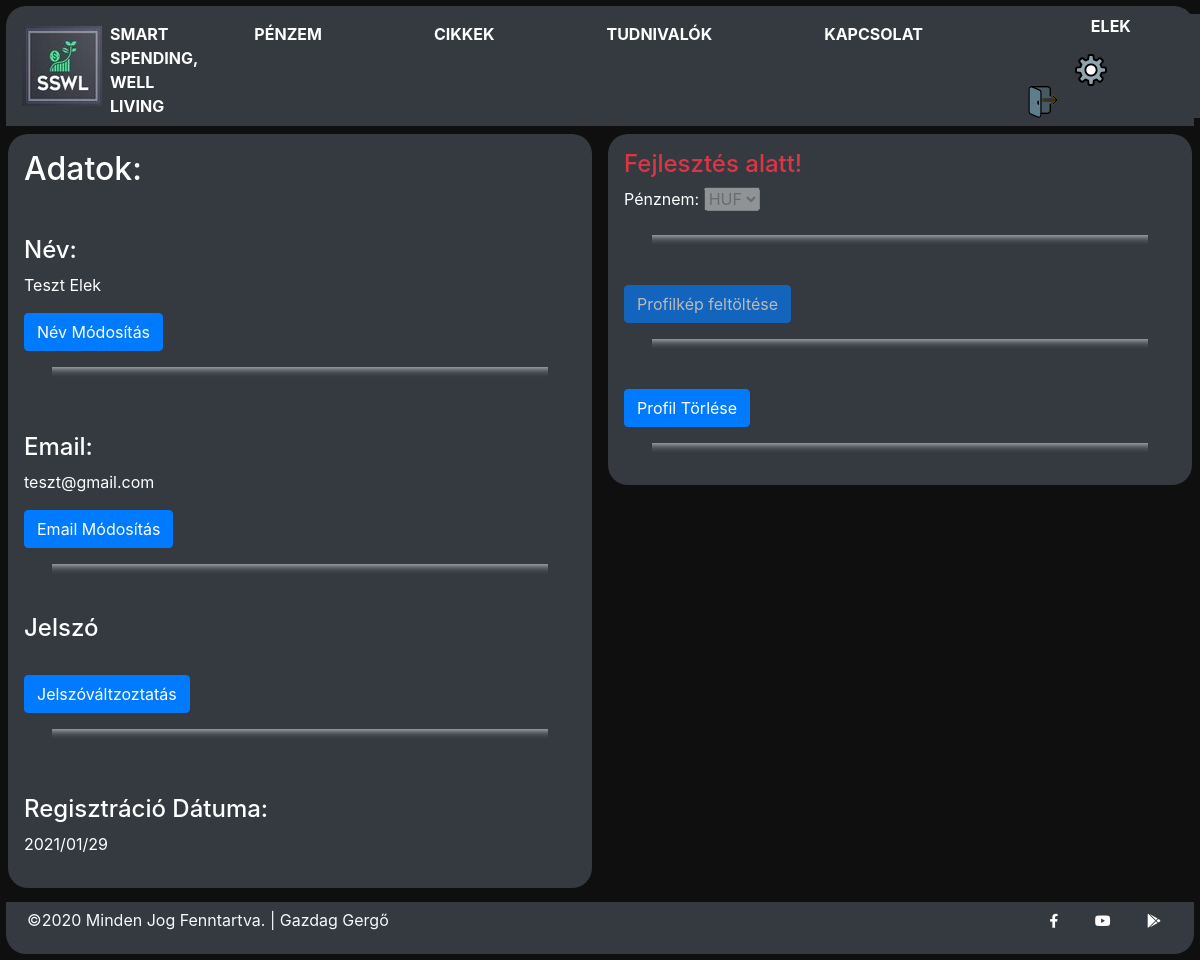
Page /profile.php (signed in) on the committed database.
### tables this page shows
CREATE TABLE `account` (
  `id` int(10) NOT NULL,
  `f_name` varchar(20) NOT NULL,
  `l_name` varchar(20) NOT NULL,
  `email` varchar(64) NOT NULL,
  `pwd` varchar(128) NOT NULL,
  `reg_date` date NOT NULL
);

### class/database.class.php (called while the page is built)
<?php
class Database{
    protected $host;
    protected $user;
    protected $pwd;
    protected $db_Name;
    protected function __construct($host, $user, $pwd, $db_Name) {
        $this->host = $host;
        $this->user = $user;
        $this->pwd = $pwd;
        $this->db_Name = $db_Name;
    }
    protected function connect() {
        $db_Con = new PDO("mysql:dbname=$this->db_Name;host=$this->host", $this->user, $this->pwd);
        return $db_Con;
        }
}

### class/stmt.class.php (called while the page is built, shortened)
<?php
require "database.class.php";
class Stmt extends Database{
    private $db_Con;
    public function __construct($host, $user, $pwd, $db_Name) {
        $this->db_Con = parent::connect();
        $this->db_Con->query("SET NAMES utf8");
    }
    public function get_PublicUserData($userId) {
        $stmt = $this->db_Con->prepare("SELECT f_name,email,pwd FROM account WHERE id=?");
        $stmt->bindParam(1, $userId);
        $stmt->execute();
        return $stmt->fetch();
    }
    public function sql_SelectUserData($userId) {
        $stmt = $this->db_Con->prepare("SELECT f_name,l_name,email,reg_date FROM account WHERE id=?");
        $stmt->bindParam(1, $userId);
        $stmt->execute();
        $data=array();
        while($row = $stmt->fetch(PDO::FETCH_ASSOC))
           {
            $data[]=$row;
           }
           return $data;
    }
}

### class/user.class.php (called while the page is built, shortened)
<?php
class User{
    private $stmt;
    public function __construct() {
        $this->stmt = new Stmt(HOST, USER, PWD, DBNAME);
    }
    public function loginCheck() {
        $userData = $this->stmt->get_PublicUserData($_SESSION['userId']);
            if(!empty($userData)) {
                $this->f_name = $userData['f_name'];
                return true;
            }
            else {
                return false;
            }
    }
    public function user_data(){
        $row= $this->stmt->sql_SelectUserData($_SESSION['userId']);
        return $row;
    }
}

### profile.php (the view, shortened to what this page needs)
<?php require "header.php";
?>
<div id="nav_menu">
    <?php  require "nav_menu.php";  ?>
</div>
</head>
<body>
<div id="content" class="container-fluid h-100">
    <div class="row h-100">
        <div class="col col-md-6 id="oszlop">
            <div class="box bg-dark text-white m-2 p-3" >
            <h2>Adatok:</h2>
                <?php $row = $user->user_data();  ?>
                    <?php foreach ((array)$row as $user_data){
                        $date=date_create($user_data["reg_date"]);
                    ?>
                    <br>
                    <p><h4>Név:</h4><?php echo ($user_data["l_name"]);?>
                    <?php echo ($user_data["f_name"]);?></p>
                    <button type="button" class="btn btn-primary" data-toggle="modal" data-target="#name_change">Név Módosítás</button>
                    <hr>
                    <br>
                    <p><h4>Email:</h4><?php echo ($user_data["email"]);?></p>
                    <button type="button" class="btn btn-primary" data-toggle="modal" data-target="#email_change">Email Módosítás</button>
                    <hr>
                    <br>
                    <h4>Jelszó</h4>
                    <br>
                    <button type="button" class="btn btn-primary" data-toggle="modal" data-target="#pwd_change">Jelszóváltzoztatás</button>
                    <?php } ?>
                    <hr>
                    <br>
                    <p><h4>Regisztráció Dátuma:</h4><?php echo (date_format($date,"Y/m/d"));?></p>
            </div>
        </div>
        <div class="col col-md-6 id="oszlop">
            <div class="box bg-dark text-white m-2 p-3" >
            <h4 class="text-danger">Fejlesztés alatt!</h4>
            <form action="">
            <label for="">Pénznem:</label>
            <select name="" id="" disabled>
                <option value="">HUF</option>
            </select>
            </form>
            <hr>
            <br>
            <button type="button" class="btn btn-primary" disabled>Profilkép feltöltése</button>
            <hr>
            <br>
            <button type="button" class="btn btn-primary" data-toggle="modal" data-target="#delete_profile">Profil Törlése</button>
            <hr>
            </div>
        </div>
    </div>
</div>
<div id="footer">
    <?php require "footer.php"; ?>
</div>
</body>
</html>

### nav_menu.php (shortened to what this page needs)
<?php
require "header.php";
$user = new User();
if(!$user->loginCheck()) {
  $link = <<<_
  <a class="nav-link hoverable text-white" href="index.php">Pénzem</a>
  _;
  $nav_item = <<<_
      <a class="nav-link hoverable text-white" id="button_fake" href="#" data-toggle="modal" data-target="#login">Bejelentkezés</a>
  _;
}
else{
  $link = <<<_
  <a class="nav-link hoverable text-white" href="my_budget.php">Pénzem</a>
  _;
  $nav_item = <<<_
  <p class="pl-5 text-white"><img src="img/user.png" alt="" " class="pr-3 responsive" width="auto" height="auto">$user->f_name</p>
  <a href="profile.php"><img src="img/settings.png" class="pl-5 pr-5 responsive" width="auto"></a>
  <a href="log_out.php"><img src="img/exit.png" class="pr-5 responsive" width="auto"></a>
_;
}
?>
</head>
<body>
<nav id="nav_bar" class="navbar navbar-expand-xl navbar-dark bg-dark">
<img src="img/logo.jpg" class="img-fluid" style="max-width:30%; height:30%;" alt="" >
    <span class="text-white pt-2 pl-2">Smart Spending,<br> Well Living</span>
  <div class="navbar-collapse justify-content-center bg-dark " id="main_nav">
    <ul class="navbar-nav">
      <li class="nav-item"><?=$link?></li>
      <li class="nav-item"><a class="nav-link hoverable text-white" href="articles.php">Cikkek</a></li>
      <li class="nav-item"><a class="nav-link hoverable text-white" href="information.php">Tudnivalók</a></li>
      <li class="nav-item"><a class="nav-link hoverable text-white" href="contact.php">Kapcsolat</a></li>
      <li class="nav-item"><?=$nav_item?></li>
    </ul>
  </div>
</nav>

### css/style.css (style rules this page uses)
body, html { max-width: 100%; background-color: rgb(15, 15, 15); }
#nav_bar { margin:0.5% 0.5% 0% 0.5% !important; border-top-left-radius: 20px; border-top-right-radius: 20px; font-size: medium; font-weight: bold; }
.box { border-radius: 20px !important; }
.hoverable { display:inline-block; backface-visibility: hidden; vertical-align: middle; position:relative; box-shadow: 0 0 1px rgba(0,0,0,0); transform: translateZ(0); transition-duration: .3s; transition-property:transform; color:white; text-decoration: none; }
.hoverable:before { position:absolute; pointer-events: none; z-index:-1; content: ''; top: 100%; left: 5%; height:10px; width:90%; opacity:0; background: -webkit-radial-gradient(center, ellipse, rgba(255, 255, 255, 0.35) 0%, rgba(255, 255, 255, 0) 80%); background: radial-gradient(ellipse at center, rgba(255, 255, 255, 0.35) 0%, rgba(255, 255, 255, 0) 80%); transition-duration: 0.3s; transition-property: transform, opacity; }
nav { background: none !important; text-transform:uppercase; }
nav li { margin-left: 3em; margin-right: 3em; list-style-type: none; }
nav li a { transition: .5s color ease-in-out; }
hr { height: 10px; border: 0; box-shadow: 0 10px 10px -10px #f8f7f7 inset; width: 90%; }
.navbar-nav { max-height: 10%!important; }
.col { padding-left: 0; padding-right: 0; }

### rows in the picture
account: f_name "ELEK", l_name "Teszt", f_name "Elek", email "teszt@gmail.com", reg_date "2021/01/29"
